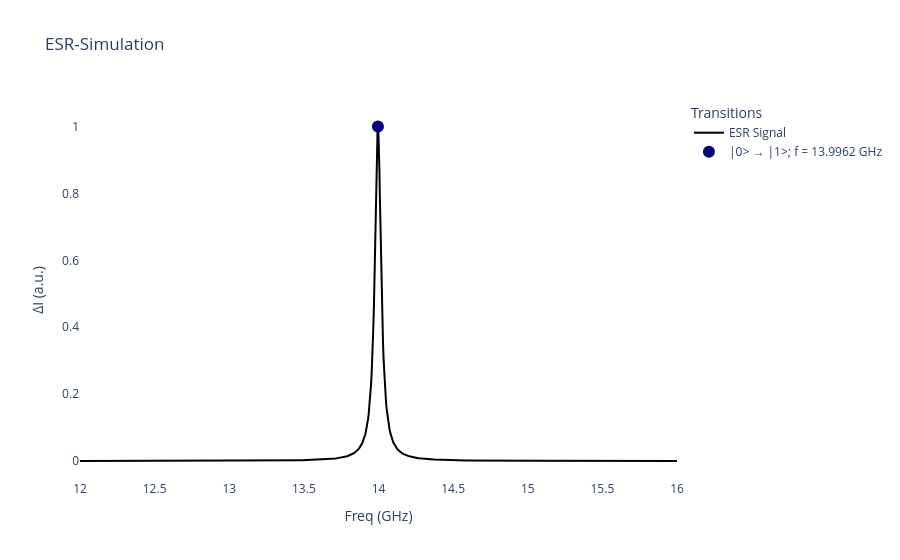

Notebook code cell kept with this figure:
### Markdown cell above
## Continous-wave frequency sweep
Simulating a ESR frequency sweep also reveals the resonance frequency $f_e$.

### Code cell
ESR.plot_FreqSweep(spin, freq_array = np.linspace(12,16,1000), lw=0.05);

### Figure 1 — Plotly figure (JSON) as saved in the notebook; plotly's stock layout.template omitted (floating-point values rounded to 4 significant figures; data arrays with more than 128 entries replaced by an {"elided": "..."} marker saying what was removed)
{"data": [{"line": {"color": "black", "width": 2}, "mode": "lines", "name": "ESR Signal", "type": "scatter", "x": {"elided": "1000 float values"}, "y": {"elided": "1000 float values"}}, {"marker": {"color": "rgb(0,0,127)", "size": 12}, "mode": "markers", "name": "|0> → |1>; f = 13.9962 GHz", "type": "scatter", "x": [14.0], "y": [1]}], "layout": {"legend": {"title": {"text": "Transitions"}}, "paper_bgcolor": "white", "plot_bgcolor": "white", "showlegend": true, "title": {"text": "ESR-Simulation"}, "xaxis": {"range": [12, 16], "title": {"text": "Freq (GHz)"}}, "yaxis": {"title": {"text": "ΔI (a.u.)"}}}}
